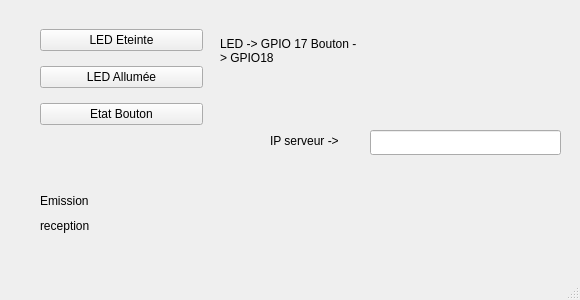
<?xml version="1.0" encoding="UTF-8"?>
<ui version="4.0">
 <class>ucpcUDP</class>
 <widget class="QMainWindow" name="ucpcUDP">
  <property name="geometry">
   <rect>
    <x>0</x>
    <y>0</y>
    <width>580</width>
    <height>300</height>
   </rect>
  </property>
  <property name="windowTitle">
   <string>ucpcUDP</string>
  </property>
  <widget class="QWidget" name="centralwidget">
   <widget class="QLabel" name="lblReception">
    <property name="geometry">
     <rect>
      <x>40</x>
      <y>210</y>
      <width>441</width>
      <height>31</height>
     </rect>
    </property>
    <property name="text">
     <string>reception</string>
    </property>
    <property name="scaledContents">
     <bool>false</bool>
    </property>
    <property name="wordWrap">
     <bool>true</bool>
    </property>
   </widget>
   <widget class="QLabel" name="lblEmission">
    <property name="geometry">
     <rect>
      <x>40</x>
      <y>190</y>
      <width>441</width>
      <height>21</height>
     </rect>
    </property>
    <property name="text">
     <string>Emission</string>
    </property>
   </widget>
   <widget class="QLabel" name="lblLogo">
    <property name="geometry">
     <rect>
      <x>370</x>
      <y>10</y>
      <width>191</width>
      <height>111</height>
     </rect>
    </property>
    <property name="autoFillBackground">
     <bool>false</bool>
    </property>
    <property name="text">
     <string/>
    </property>
    <property name="pixmap">
     <pixmap>RPi4.jpg</pixmap>
    </property>
    <property name="scaledContents">
     <bool>true</bool>
    </property>
    <property name="alignment">
     <set>Qt::AlignLeading|Qt::AlignLeft|Qt::AlignVCenter</set>
    </property>
    <property name="wordWrap">
     <bool>false</bool>
    </property>
    <property name="margin">
     <number>-1</number>
    </property>
    <property name="openExternalLinks">
     <bool>false</bool>
    </property>
   </widget>
   <widget class="QLabel" name="lblInfos">
    <property name="geometry">
     <rect>
      <x>220</x>
      <y>20</y>
      <width>141</width>
      <height>61</height>
     </rect>
    </property>
    <property name="text">
     <string>LED -&gt; GPIO 17 Bouton -&gt; GPIO18</string>
    </property>
    <property name="scaledContents">
     <bool>false</bool>
    </property>
    <property name="wordWrap">
     <bool>true</bool>
    </property>
   </widget>
   <widget class="QWidget" name="layoutWidget">
    <property name="geometry">
     <rect>
      <x>40</x>
      <y>20</y>
      <width>163</width>
      <height>116</height>
     </rect>
    </property>
    <layout class="QVBoxLayout" name="verticalLayout">
     <item>
      <widget class="QPushButton" name="btn0">
       <property name="minimumSize">
        <size>
         <width>151</width>
         <height>0</height>
        </size>
       </property>
       <property name="text">
        <string>LED Eteinte</string>
       </property>
      </widget>
     </item>
     <item>
      <widget class="QPushButton" name="btn1">
       <property name="minimumSize">
        <size>
         <width>151</width>
         <height>0</height>
        </size>
       </property>
       <property name="text">
        <string>LED Allumée</string>
       </property>
      </widget>
     </item>
     <item>
      <widget class="QPushButton" name="pushButton">
       <property name="minimumSize">
        <size>
         <width>161</width>
         <height>0</height>
        </size>
       </property>
       <property name="text">
        <string>Etat Bouton</string>
       </property>
      </widget>
     </item>
    </layout>
   </widget>
   <widget class="QLineEdit" name="lineEdit">
    <property name="geometry">
     <rect>
      <x>370</x>
      <y>130</y>
      <width>191</width>
      <height>25</height>
     </rect>
    </property>
   </widget>
   <widget class="QLabel" name="label">
    <property name="geometry">
     <rect>
      <x>270</x>
      <y>130</y>
      <width>101</width>
      <height>21</height>
     </rect>
    </property>
    <property name="text">
     <string>IP serveur -&gt;</string>
    </property>
   </widget>
  </widget>
  <widget class="QMenuBar" name="menubar">
   <property name="geometry">
    <rect>
     <x>0</x>
     <y>0</y>
     <width>580</width>
     <height>30</height>
    </rect>
   </property>
  </widget>
  <widget class="QStatusBar" name="statusbar"/>
 </widget>
 <resources/>
 <connections/>
</ui>
